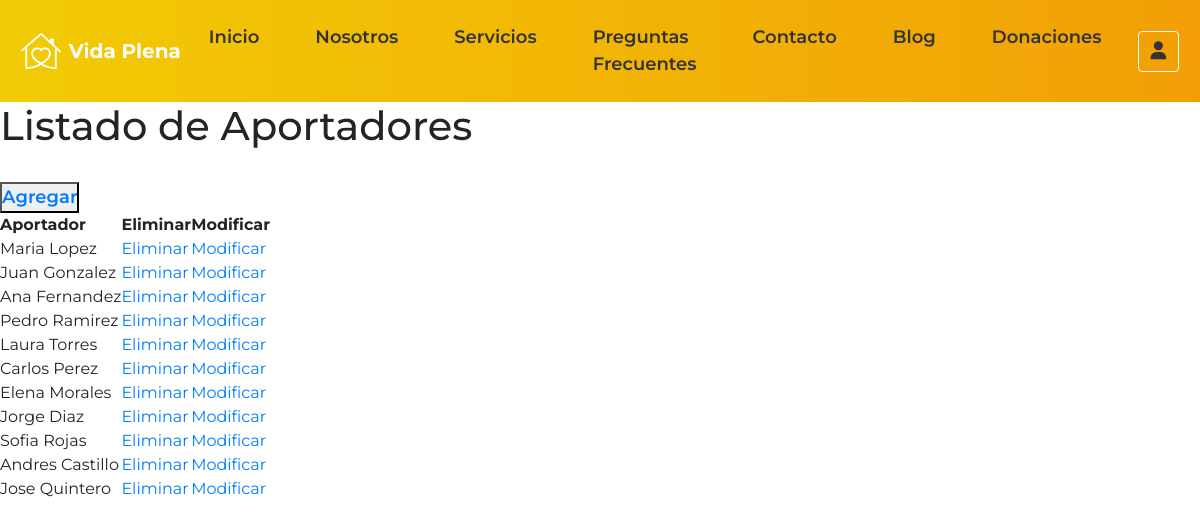
Before: /inicio/crud_aportador/ with the older database file.
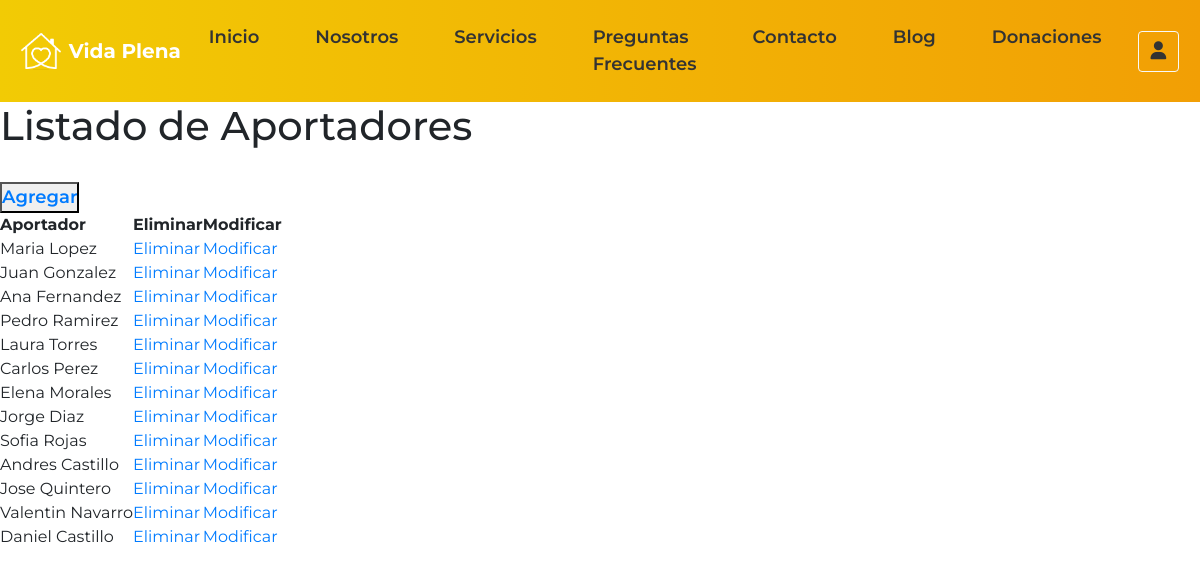
After: the same page with the newer database file.
### inicio/models.py (models this page shows, shortened)
class Usuario(models.Model):
    nombre = models.CharField(max_length=100)
    apellido = models.CharField(max_length=100)
    rut = models.CharField(max_length=20)
    email = models.EmailField()
    tipo_usuario = models.CharField(max_length=50, choices=[('Personal', 'Personal'), ('Aportador', 'Aportador')])

class Aportador(Usuario):
    numero_cel = models.CharField(max_length=20)
    class Meta:
        verbose_name_plural = "Aportadores"

class Usuario(models.Model):
    nombre = models.CharField(max_length=100)
    apellido = models.CharField(max_length=100)
    rut = models.CharField(max_length=20)
    email = models.EmailField()
    tipo_usuario = models.CharField(max_length=50, choices=[('Personal', 'Personal'), ('Aportador', 'Aportador')])

### inicio/views.py (the view)
# urls.py: path('crud_aportador/', views.crud_aportador, name='crud_aportador'),
def crud_aportador(request):
    aportador = Aportador.objects.all()
    context = {'aportadores': aportador}
    print('enviando datos aportador_list')
    return render(request, "inicio/aportador_list.html", context)

### inicio/templates/inicio/aportador_list.html (shortened to what this page needs)
{% extends 'inicio/base.html' %}
{% load static %}
{% block contenido %}
    <h1>Listado de Aportadores</h1>
    <br>
    <button type="button">
        <a href="{% url 'aportadorAdd'%}">Agregar</a>
    </button>
    <table>
        <tr>
            <th>Aportador</th>
            <th>Eliminar</th>
            <th>Modificar</th>
        </tr>
        {% for aportador in aportadores %}
            <tr>
                <td>{{ aportador.nombre }} {{ aportador.apellido }}</td>
                <td><a href="{% url 'aportador_del' pk=aportador.pk %}">Eliminar</a></td>
                <td><a href="{% url 'aportador_edit' pk=aportador.pk %}">Modificar</a></td>
            </tr>
        {% empty %}
            <tr>
                <td colspan="3">No hay aportadores registrados.</td>
            </tr>
        {% endfor %}
    </table>
{% endblock contenido %}

Changed rows visible on the page:
added Aportador: nombre "Valentin", apellido "Navarro"
added Aportador: nombre "Daniel", apellido "Castillo"
